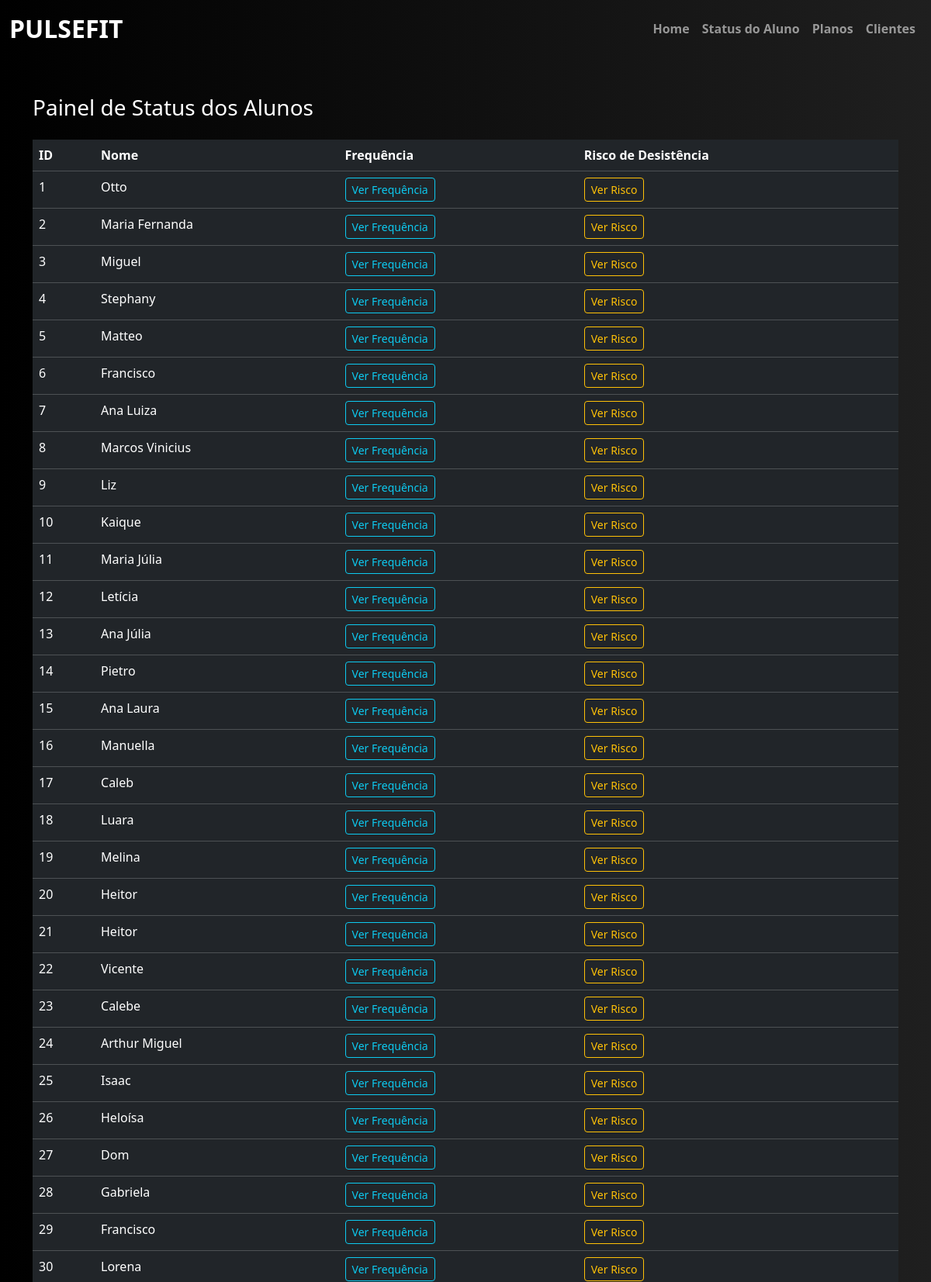
Screenshot of /status_aluno (upper part) with the database file from the repository.
### academia/models.py (models this page shows)
class Cliente(db.Model):
    __tablename__ = "cliente"
    id = db.Column(db.Integer, primary_key=True)
    ativo = db.Column(db.Boolean, default=True, nullable=False)
    dtcadastro = db.Column(db.DateTime, default=datetime.utcnow, nullable=False)
    nome = db.Column(db.String(20), nullable=False)
    sobrenome = db.Column(db.String(50), nullable=False)
    genero = db.Column(db.String(1), nullable=False)
    cpf = db.Column(db.BigInteger, nullable=False, unique=True)
    rg = db.Column(db.BigInteger, nullable=False, unique=True)
    dt_nascimento = db.Column(db.DateTime, nullable=False)
    estado_civil = db.Column(db.String(20), nullable=False)
    email = db.Column(db.String(100), nullable=False, unique=True)
    telefone = db.Column(db.BigInteger, nullable=False)
    rua = db.Column(db.String(100), nullable=False)
    numero = db.Column(db.Integer)
    complemento = db.Column(db.String(100))
    bairro = db.Column(db.String(50), nullable=False)
    cidade = db.Column(db.String(50), nullable=False)
    estado = db.Column(db.String(50), nullable=False)
    plano = db.Column(db.Integer, db.ForeignKey("plano.id",   name="fk_cliente_plano"))

### academia/routes.py (the view)
@app.route('/status_aluno')
def page_status_aluno():
    clientes = Cliente.query.all()
    return render_template("status_aluno.html", alunos=clientes)

### academia/templates/status_aluno.html (shortened to what this page needs)
{% extends 'base.html' %}
{% block conteudo %}
<body style="background: linear-gradient(to right, #000000, #1f1f1f); font-family: 'Segoe UI', sans-serif; color: white;">
    <div class="container mt-5">
        <h3 class="mb-4">Painel de Status dos Alunos</h3>
        <table class="table table-hover table-dark">
            <thead>
                <tr>
                    <th>ID</th>
                    <th>Nome</th>
                    <th>Frequência</th>
                    <th>Risco de Desistência</th>
                </tr>
            </thead>
            <tbody>
                {% for aluno in alunos %}
                <tr>
                    <td>{{ aluno.id }}</td>
                    <td>{{ aluno.nome }}</td>
                    <td>
                        <a class="btn btn-outline-info btn-sm" href="{{ url_for('page_aluno_frequencia', cliente_id=aluno.id) }}">
                            Ver Frequência
                        </a>
                    </td>
                    <td>
                        <a class="btn btn-outline-warning btn-sm" href="{{ url_for('page_aluno_risco_churn', cliente_id=aluno.id)}}">
                            Ver Risco
                        </a>
                    </td>
                </tr>
                {% endfor %}
            </tbody>
        </table>
    </div>
</body>
{% endblock %}

### rows the page displays
Cliente: id "1", nome "Otto"
Cliente: id "2", nome "Maria Fernanda"
Cliente: id "3", nome "Miguel"
Cliente: id "4", nome "Stephany"
Cliente: id "5", nome "Matteo"
Cliente: id "6", nome "Francisco"
Cliente: id "7", nome "Ana Luiza"
Cliente: id "8", nome "Marcos Vinicius"
Cliente: id "9", nome "Liz"
Cliente: id "10", nome "Kaique"
Cliente: id "11", nome "Maria Júlia"
Cliente: id "12", nome "Letícia"
Cliente: id "13", nome "Ana Júlia"
Cliente: id "14", nome "Pietro"
Cliente: id "15", nome "Ana Laura"
Cliente: id "16", nome "Manuella"
Cliente: id "17", nome "Caleb"
Cliente: id "18", nome "Luara"
Cliente: id "19", nome "Melina"
Cliente: id "20", nome "Heitor"
Cliente: id "21", nome "Heitor"
Cliente: id "22", nome "Vicente"
Cliente: id "23", nome "Calebe"
Cliente: id "24", nome "Arthur Miguel"
Cliente: id "25", nome "Isaac"
Cliente: id "26", nome "Heloísa"
Cliente: id "27", nome "Dom"
Cliente: id "28", nome "Gabriela"
Cliente: id "29", nome "Francisco"
Cliente: id "30", nome "Lorena"
